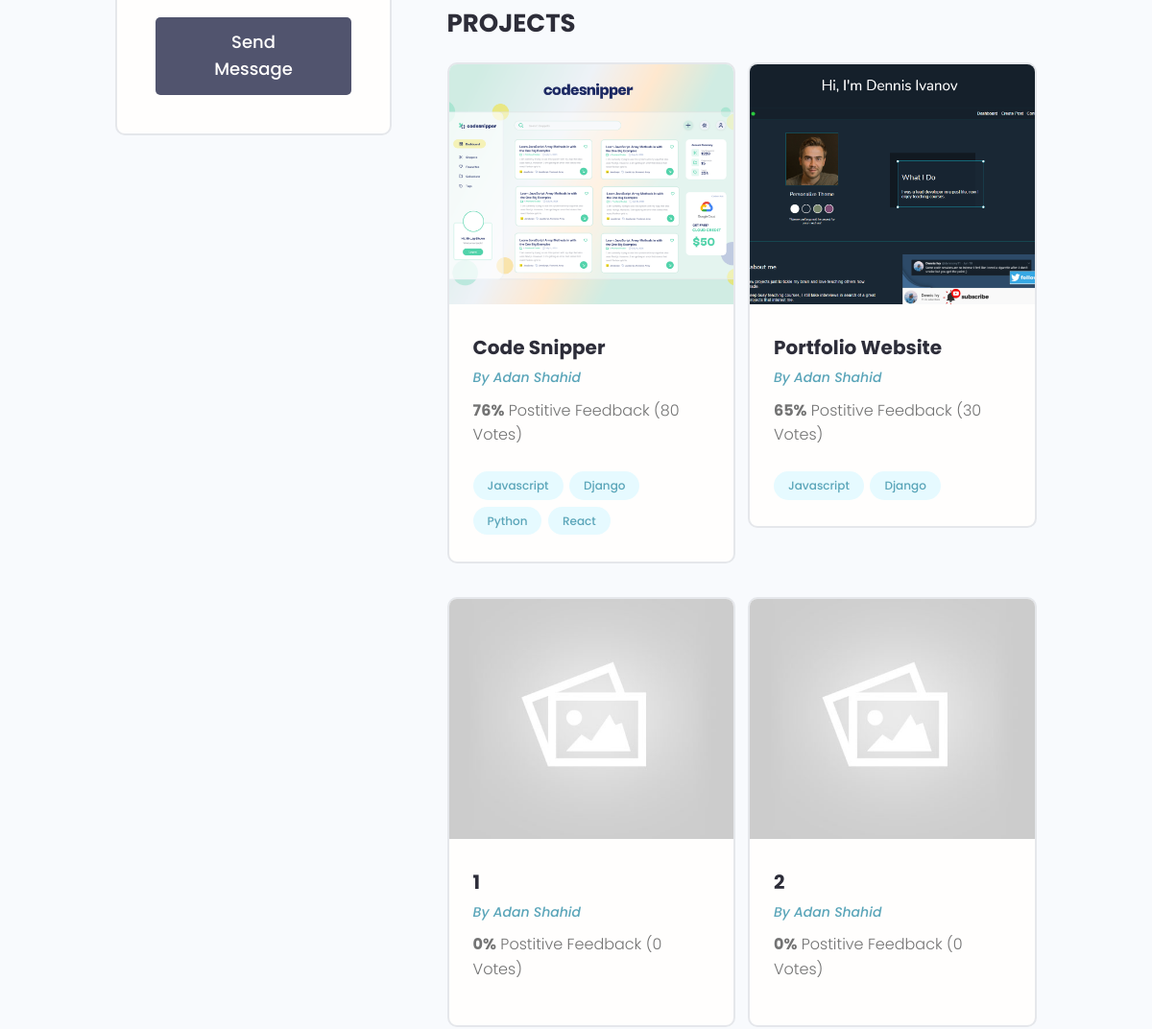
/profile/e6d8a048-4f19-4c41-a2e4-9e651499a29b/ (middle part), run on an earlier commit of the app's database.
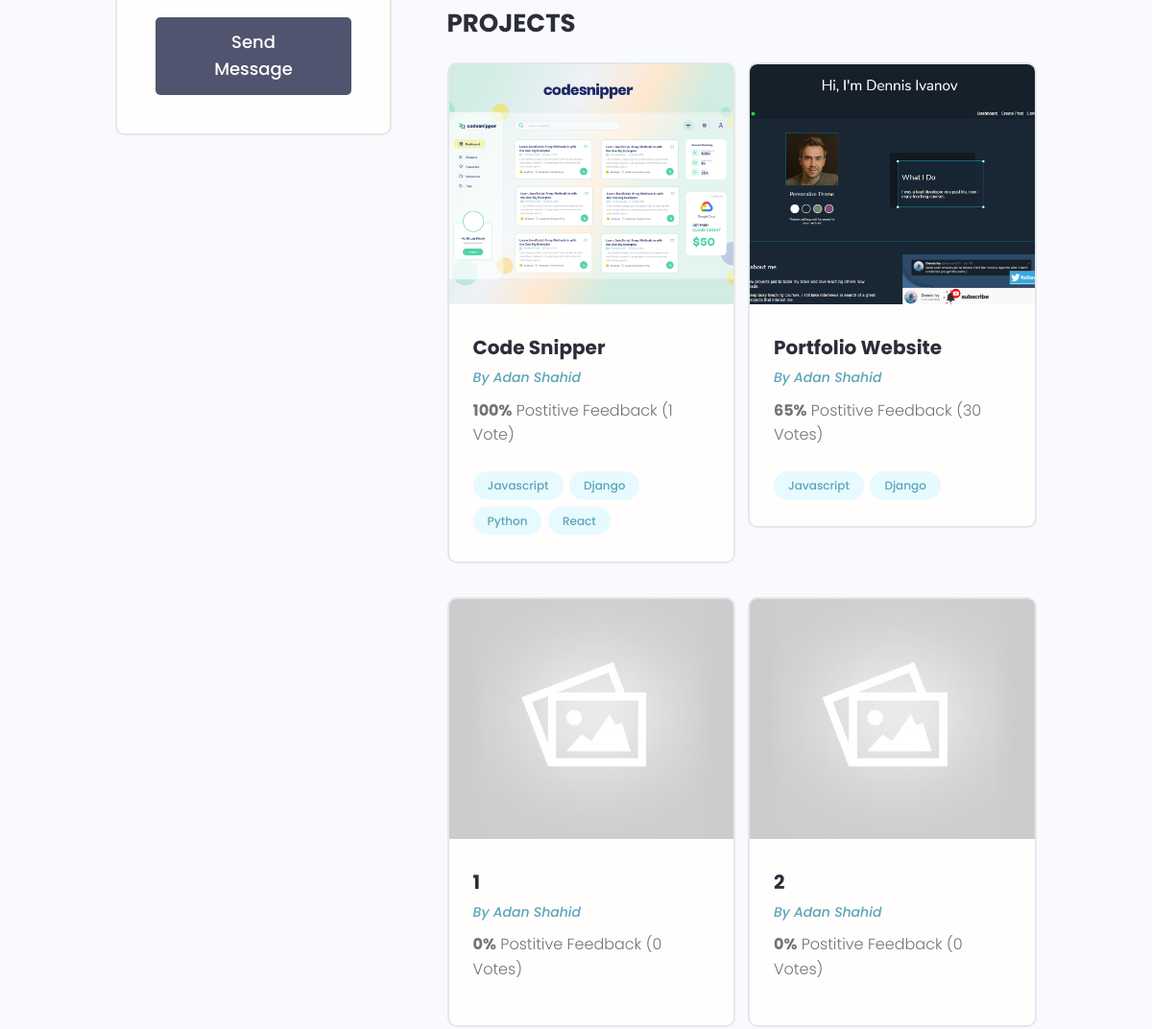
And on a later commit of the database.
### myapp/models.py (models this page shows, shortened)
class Project(models.Model):
    owner = models.ForeignKey(Profile,null = True, blank=True,
                               on_delete=models.SET_NULL )
    title = models.CharField(max_length=200)
    description = models.TextField(null = True, blank=True)
    featured_image = models.ImageField(null=True, blank= True, default='default.jpg')
    demo_link = models.CharField(max_length=2000, null=True, blank= True)
    source_link = models.CharField(max_length=2000, null=True, blank= True)
    tags = models.ManyToManyField('Tag',blank=True)
    vote_total = models.IntegerField(default=0, null=True, blank=True)
    vote_ratio = models.IntegerField(default=0, null=True, blank=True)
    created = models.DateTimeField(auto_now_add=True)
    id = models.UUIDField(default=uuid.uuid4, unique=True, primary_key=True, editable=False)
    class Meta:
        ordering = ['-vote_ratio', '-vote_total', 'title']

### users/models.py (models this page shows, shortened)
class Profile(models.Model):
    user = models.OneToOneField(User, on_delete=models.CASCADE, null=True, blank=True)
    username = models.CharField(max_length=200, blank=True, null=True)
    location = models.CharField(max_length=200, blank=True, null=True)
    name = models.CharField(max_length=200, blank=True, null=True)
    email = models.EmailField(max_length=500, blank=True, null=True,)
    short_intro = models.CharField(max_length=200, blank=True, null=True)
    bio = models.TextField(blank=True, null=True)
    profile_image = models.ImageField(null=True, blank=True, upload_to='profiles/', default= "profiles/user-default.png")
    social_github = models.CharField(max_length=200, blank=True, null=True)
    social_twitter = models.CharField(max_length=200, blank=True, null=True)
    social_youtube = models.CharField(max_length=200, blank=True, null=True)
    social_linkedin = models.CharField(max_length=200, blank=True, null=True)
    social_website = models.CharField(max_length=200, blank=True, null=True)
    created = models.DateTimeField(auto_now_add=True)
    id = models.UUIDField(default=uuid.uuid4, unique=True, primary_key=True, editable=False)

### users/views.py (the view)
# urls.py: path('profile/<str:pk>/', views.userProfile, name="user-profile"),
def userProfile(request, pk):
    profile = Profile.objects.get(id=pk)
    topSkills = profile.skill_set.exclude(description__exact="")
    otherSkills = profile.skill_set.filter(description="")
    context = {'profile':profile, 'topSkills':topSkills, 'otherSkills':otherSkills}
    return render(request, 'users/user-profile.html', context)
    profile = request.user.profile
    skills = profile.skill.set.all()
    projects = profile.project.set.all()
    context = {'profile':profile, 'skills':skills, 'projects':projects}

### myapp/models.py (called while the page is built)
    def __str__(self):
        return self.name

### users/templates/users/user-profile.html (shortened to what this page needs)
{% extends 'main.html' %}
{% block content1 %}
 <main class="profile my-md">
    <div class="container">
      <div class="layout">
        <div class="column column--1of3">
          <div class="card text-center">
            <div class="card__body dev">
              <a href="#" class="btn btn--sub btn--lg">Send Message </a>
            </div>
          </div>
        </div>
        <div class="column column--2of3">
          <div class="devInfo">
            <h3 class="devInfo__title">Projects</h3>
            <div class="grid grid--two">
              {% for project in profile.project_set.all  %}
              <div class="column">
                <div class="card project">
                  <a href="{% url 'project' project.id  %}" class="project">
                    <img class="project__thumbnail" src="{{project.featured_image.url}}" alt="project thumbnail" />
                    <div class="card__body">
                      <h3 class="project__title">{{project.title}}</h3>
                      <p><a class="project__author" href="profile.html">By {{project.owner.name}}</a></p>
                      <p class="project--rating">
                        <span style="font-weight: bold;">{{project.vote_ratio}}%</span> Postitive
                        Feedback ({{project.vote_total}} Vote{{project.vote_total|pluralize:"s"}})
                      </p>
                      <div class="project__tags">
                        {% for tags in project.tags.all %}
                        <span class="tag tag--pill tag--main">
                          <small>{{tags}}</small>
                        </span>
                        {% endfor %}
                      </div>
                    </div>
                  </a>
                </div>
              </div>
              {% endfor %}
            </div>
          </div>
        </div>
      </div>
    </div>
  </main>
{% endblock content1 %}

What changed in the data, as far as the page shows it:
changed Project "Code Snipper": vote_ratio "76" → "100"; vote_total "80" → "1"
